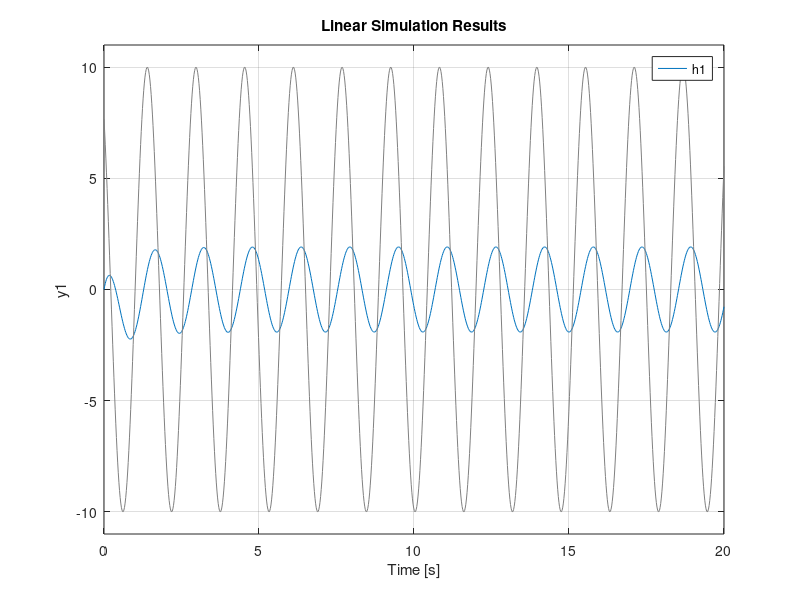

Reproduce this figure in MATLAB.
clear all;
close all;

t = linspace(0, 20,1000);
u = 10*cos(4*t + (1/4.5)*pi);

figure;
h1 = tf([0 1 2], [1 5 4]);
lsim(h1,u,t)
